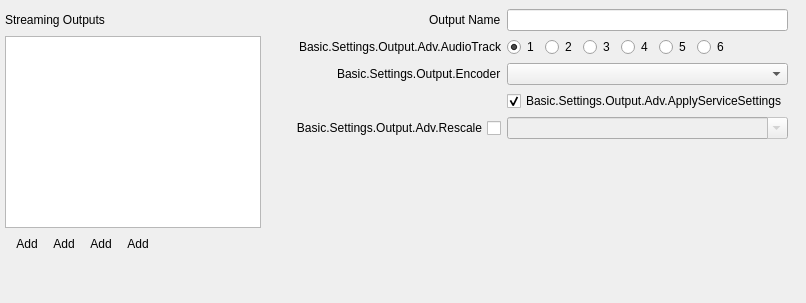
                   <widget class="QWidget" name="advOutputStreamTab">
                    <attribute name="title">
                     <string>Basic.Settings.Output.Adv.Streaming</string>
                    </attribute>
                    <layout class="QHBoxLayout" name="horizontalLayout_201">
                     <property name="leftMargin">
                      <number>0</number>
                     </property>
                     <property name="topMargin">
                      <number>0</number>
                     </property>
                     <property name="rightMargin">
                      <number>0</number>
                     </property>
                     <property name="bottomMargin">
                      <number>0</number>
                     </property>
                     <item>
                      <widget class="QWidget" name="advStreamOutputsWidget" native="true">
                       <property name="sizePolicy">
                        <sizepolicy hsizetype="Maximum" vsizetype="Preferred">
                         <horstretch>0</horstretch>
                         <verstretch>0</verstretch>
                        </sizepolicy>
                       </property>
                       <layout class="QVBoxLayout" name="verticalLayout_7">
                        <property name="spacing">
                         <number>1</number>
                        </property>
                        <property name="leftMargin">
                         <number>5</number>
                        </property>
                        <property name="topMargin">
                         <number>5</number>
                        </property>
                        <property name="rightMargin">
                         <number>5</number>
                        </property>
                        <property name="bottomMargin">
                         <number>5</number>
                        </property>
                        <item>
                         <widget class="QLabel" name="ouputsListLabel">
                          <property name="minimumSize">
                           <size>
                            <width>0</width>
                            <height>30</height>
                           </size>
                          </property>
                          <property name="text">
                           <string>Streaming Outputs</string>
                          </property>
                         </widget>
                        </item>
                        <item>
                         <widget class="KeyedListWidget" name="advancedStreamOutputs">
                          <property name="dragDropMode">
                           <enum>QAbstractItemView::InternalMove</enum>
                          </property>
                         </widget>
                        </item>
                        <item>
                         <widget class="QToolBar" name="advancedOutputsToolbar">
                          <property name="movable">
                           <bool>false</bool>
                          </property>
                          <property name="iconSize">
                           <size>
                            <width>16</width>
                            <height>16</height>
                           </size>
                          </property>
                          <property name="floatable">
                           <bool>false</bool>
                          </property>
                          <addaction name="actionAddAdvancedOutput"/>
                          <addaction name="actionRemoveAdvancedOutput"/>
                          <addaction name="actionAdvancedOutputScrollUp"/>
                          <addaction name="actionAdvancedOutputScrollDown"/>
                         </widget>
                        </item>
                        <item>
                         <spacer name="verticalSpacer_3">
                          <property name="orientation">
                           <enum>Qt::Vertical</enum>
                          </property>
                          <property name="sizeHint" stdset="0">
                           <size>
                            <width>20</width>
                            <height>40</height>
                           </size>
                          </property>
                         </spacer>
                        </item>
                       </layout>
                       <action name="actionAddAdvancedOutput">
                        <property name="icon">
                         <iconset theme="add.png">
                          <normaloff>.</normaloff>.</iconset>
                        </property>
                        <property name="text">
                         <string>Add</string>
                        </property>
                        <property name="themeID" stdset="0">
                         <string notr="true">addIconSmall</string>
                        </property>
                       </action>
                       <action name="actionRemoveAdvancedOutput">
                        <property name="icon">
                         <iconset resource="obs.qrc">
                          <normaloff>:/res/images/minus.svg</normaloff>:/res/images/minus.svg</iconset>
                        </property>
                        <property name="text">
                         <string>Add</string>
                        </property>
                        <property name="themeID" stdset="0">
                         <string notr="true">removeIconSmall</string>
                        </property>
                       </action>
                       <action name="actionAdvancedOutputScrollUp">
                        <property name="icon">
                         <iconset resource="obs.qrc">
                          <normaloff>:/res/images/up.svg</normaloff>:/res/images/up.svg</iconset>
                        </property>
                        <property name="text">
                         <string>Add</string>
                        </property>
                        <property name="themeID" stdset="0">
                         <string notr="true">upArrowIconSmall</string>
                        </property>
                       </action>
                       <action name="actionAdvancedOutputScrollDown">
                        <property name="icon">
                         <iconset resource="obs.qrc">
                          <normaloff>:/res/images/down.svg</normaloff>:/res/images/down.svg</iconset>
                        </property>
                        <property name="text">
                         <string>Add</string>
                        </property>
                        <property name="themeID" stdset="0">
                         <string notr="true">downArrowIconSmall</string>
                        </property>
                       </action>
                      </widget>
                     </item>
                     <item>
                      <widget class="QWidget" name="advStreamOutputSettings">
                      <layout class="QVBoxLayout" name="verticalLayout_12">
                       <property name="leftMargin">
                        <number>9</number>
                       </property>
                       <property name="topMargin">
                        <number>0</number>
                       </property>
                       <property name="rightMargin">
                        <number>9</number>
                       </property>
                       <property name="bottomMargin">
                        <number>9</number>
                       </property>
                       <item alignment="Qt::AlignTop">
                        <widget class="QWidget" name="widget_4" native="true">
                         <layout class="QVBoxLayout" name="verticalLayout_14">
                          <property name="spacing">
                           <number>0</number>
                          </property>
                          <property name="leftMargin">
                           <number>0</number>
                          </property>
                          <property name="topMargin">
                           <number>0</number>
                          </property>
                          <property name="rightMargin">
                           <number>0</number>
                          </property>
                          <property name="bottomMargin">
                           <number>0</number>
                          </property>
                          <item>
                           <widget class="QWidget" name="advOutTopContainer" native="true">
                            <property name="sizePolicy">
                             <sizepolicy hsizetype="Preferred" vsizetype="Maximum">
                              <horstretch>0</horstretch>
                              <verstretch>0</verstretch>
                             </sizepolicy>
                            </property>
                            <layout class="QFormLayout" name="formLayout_7">
                             <property name="fieldGrowthPolicy">
                              <enum>QFormLayout::AllNonFixedFieldsGrow</enum>
                             </property>
                             <property name="labelAlignment">
                              <set>Qt::AlignRight|Qt::AlignTrailing|Qt::AlignVCenter</set>
                             </property>
                             <item row="2" column="0">
                              <widget class="QLabel" name="label_28">
                               <property name="minimumSize">
                                <size>
                                 <width>170</width>
                                 <height>0</height>
                                </size>
                               </property>
                               <property name="text">
                                <string>Basic.Settings.Output.Adv.AudioTrack</string>
                               </property>
                               <property name="alignment">
                                <set>Qt::AlignRight|Qt::AlignTrailing|Qt::AlignVCenter</set>
                               </property>
                              </widget>
                             </item>
                             <item row="3" column="0">
                              <widget class="QLabel" name="advOutEncLabel">
                               <property name="text">
                                <string>Basic.Settings.Output.Encoder</string>
                               </property>
                               <property name="buddy">
                                <cstring>advOutEncoder</cstring>
                               </property>
                              </widget>
                             </item>
                             <item row="3" column="1">
                              <widget class="QComboBox" name="advOutEncoder"/>
                             </item>
                             <item row="4" column="1">
                              <widget class="QCheckBox" name="advOutApplyService">
                               <property name="text">
                                <string>Basic.Settings.Output.Adv.ApplyServiceSettings</string>
                               </property>
                               <property name="checked">
                                <bool>true</bool>
                               </property>
                              </widget>
                             </item>
                             <item row="5" column="0">
                              <widget class="QCheckBox" name="advOutUseRescale">
                               <property name="sizePolicy">
                                <sizepolicy hsizetype="Minimum" vsizetype="Expanding">
                                 <horstretch>0</horstretch>
                                 <verstretch>0</verstretch>
                                </sizepolicy>
                               </property>
                               <property name="layoutDirection">
                                <enum>Qt::RightToLeft</enum>
                               </property>
                               <property name="text">
                                <string>Basic.Settings.Output.Adv.Rescale</string>
                               </property>
                              </widget>
                             </item>
                             <item row="5" column="1">
                              <widget class="QComboBox" name="advOutRescale">
                               <property name="enabled">
                                <bool>false</bool>
                               </property>
                               <property name="editable">
                                <bool>true</bool>
                               </property>
                              </widget>
                             </item>
                             <item row="2" column="1">
                              <widget class="QWidget" name="widget_8" native="true">
                               <property name="sizePolicy">
                                <sizepolicy hsizetype="Maximum" vsizetype="Preferred">
                                 <horstretch>0</horstretch>
                                 <verstretch>0</verstretch>
                                </sizepolicy>
                               </property>
                               <layout class="QHBoxLayout" name="horizontalLayout_7">
                                <property name="leftMargin">
                                 <number>0</number>
                                </property>
                                <property name="topMargin">
                                 <number>0</number>
                                </property>
                                <property name="rightMargin">
                                 <number>0</number>
                                </property>
                                <property name="bottomMargin">
                                 <number>0</number>
                                </property>
                                <item>
                                 <widget class="QRadioButton" name="advOutTrack1">
                                  <property name="text">
                                   <string notr="true">1</string>
                                  </property>
                                  <property name="checked">
                                   <bool>true</bool>
                                  </property>
                                 </widget>
                                </item>
                                <item>
                                 <widget class="QRadioButton" name="advOutTrack2">
                                  <property name="text">
                                   <string notr="true">2</string>
                                  </property>
                                 </widget>
                                </item>
                                <item>
                                 <widget class="QRadioButton" name="advOutTrack3">
                                  <property name="text">
                                   <string notr="true">3</string>
                                  </property>
                                 </widget>
                                </item>
                                <item>
                                 <widget class="QRadioButton" name="advOutTrack4">
                                  <property name="text">
                                   <string notr="true">4</string>
                                  </property>
                                 </widget>
                                </item>
                                <item>
                                 <widget class="QRadioButton" name="advOutTrack5">
                                  <property name="text">
                                   <string notr="true">5</string>
                                  </property>
                                 </widget>
                                </item>
                                <item>
                                 <widget class="QRadioButton" name="advOutTrack6">
                                  <property name="text">
                                   <string notr="true">6</string>
                                  </property>
                                 </widget>
                                </item>
                               </layout>
                              </widget>
                             </item>
                             <item row="1" column="1">
                              <widget class="QLineEdit" name="advancedOutputName"/>
                             </item>
                             <item row="1" column="0">
                              <widget class="QLabel" name="label_70">
                               <property name="text">
                                <string>Output Name</string>
                               </property>
                              </widget>
                             </item>
                            </layout>
                           </widget>
                          </item>
                         </layout>
                        </widget>
                       </item>
                      </layout>
                      </widget>
                     </item>
                    </layout>
                   </widget>
